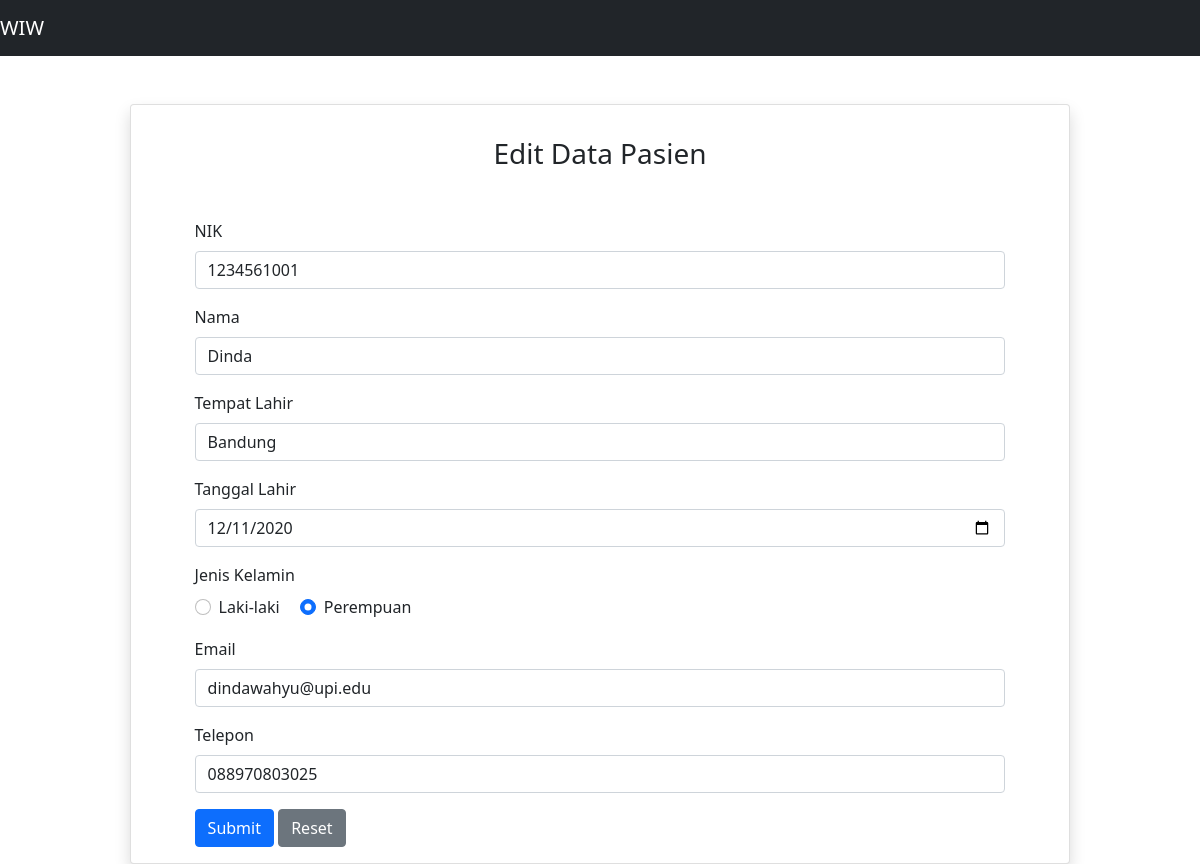
Screenshot of /source_code/MVP-01/index.php?id_edit=1 with the database file from the repository.
### tables this page shows
CREATE TABLE `pasien` (
  `id` int(11) NOT NULL,
  `nik` varchar(100) NOT NULL,
  `nama` varchar(100) NOT NULL,
  `tempat` varchar(100) NOT NULL,
  `tl` varchar(100) NOT NULL,
  `gender` varchar(10) NOT NULL,
  `email` varchar(100) NOT NULL,
  `telp` varchar(100) NOT NULL
);

### source_code/MVP-01/model/DB.class.php (called while the page is built, shortened)
<?php
class DB
{
	var $db_host = '';
	var $db_user = '';
	var $db_password = '';
	var $db_name = '';
	var $db_link = '';
	function __construct($db_host = '', $db_user = '', $db_password = '', $db_name = '')
	{
		$this->db_host = $db_host;
		$this->db_user = $db_user;
		$this->db_password = $db_password;
		$this->db_name = $db_name;
	}
	function open()
	{
		$this->db_link = mysqli_connect($this->db_host, $this->db_user, $this->db_password, $this->db_name);
	}
	function execute($query = "")
	{
		$this->result = mysqli_query($this->db_link, $query);
		return $this->result;
	}
}

### source_code/MVP-01/model/TabelPasien.class.php (called while the page is built, shortened)
<?php
class TabelPasien extends DB
{
	function getPasienById($id)
    {
        $query = "SELECT * FROM pasien WHERE id='$id'";
        return $this->execute($query);
    }
}

### source_code/MVP-01/presenter/ProsesPasien.php (called while the page is built, shortened)
<?php
class ProsesPasien implements KontrakPasienPresenter
{
	private $tabelpasien;
	function __construct()
	{
		try {
			$db_host = "localhost";
			$db_user = "root";
			$db_password = "";
			$db_name = "pasien";
			$this->tabelpasien = new TabelPasien($db_host, $db_user, $db_password, $db_name);
		} catch (Exception $e) {
			echo "wiw error" . $e->getMessage();
		}
	}
	function getDataPasienById($id) {
		try {
			$this->tabelpasien->open();
			$this->tabelpasien->getPasienById($id);
		} catch (Exception $e) {
			echo "wiw error part 6" . $e->getMessage();
		}
	}
}

### source_code/MVP-01/view/TampilPasien.php (called while the page is built, shortened)
<?php
include_once("presenter/ProsesPasien.php");
class TampilPasien implements KontrakPasienView
{
	private $prosespasien;
	function __construct()
	{
		$this->prosespasien = new ProsesPasien();
	}
	function tampil_form_edit($id) {
		$this->prosespasien->getDataPasienById($id);
	}
}

### source_code/MVP-01/model/Template.class.php (the view, shortened to what this page needs)
<?php
class Template{
	var $content = '';
	function __construct($filename = ''){
		$this->content = implode('', @file($filename));
	}
	function clear(){
		$this->content = preg_replace("/DATA_[A-Z|_|0-9]+/", "", $this->content);
	}
	function write(){
		print $this->content;
	}
	function replace($old = '', $new = ''){
		if(is_int($new)){
			$value = sprintf("%d", $new);
		}elseif(is_float($new)){
			$value = sprintf("%f", $new);
		}elseif(is_array($new)){
			$value = '';
			foreach( $new as $item){
				$value .= $item. '';
			}
		}else{
			$value = $new;
		}
		$this->content = preg_replace("/$old/",  $value, $this->content);
	}
}

### rows the page displays
pasien: nik "1234561001", nama "Dinda", tempat "Bandung", tl "12/11/2020", gender "☐ ☑", email "dindawahyu@upi.edu", telp "088970803025"
